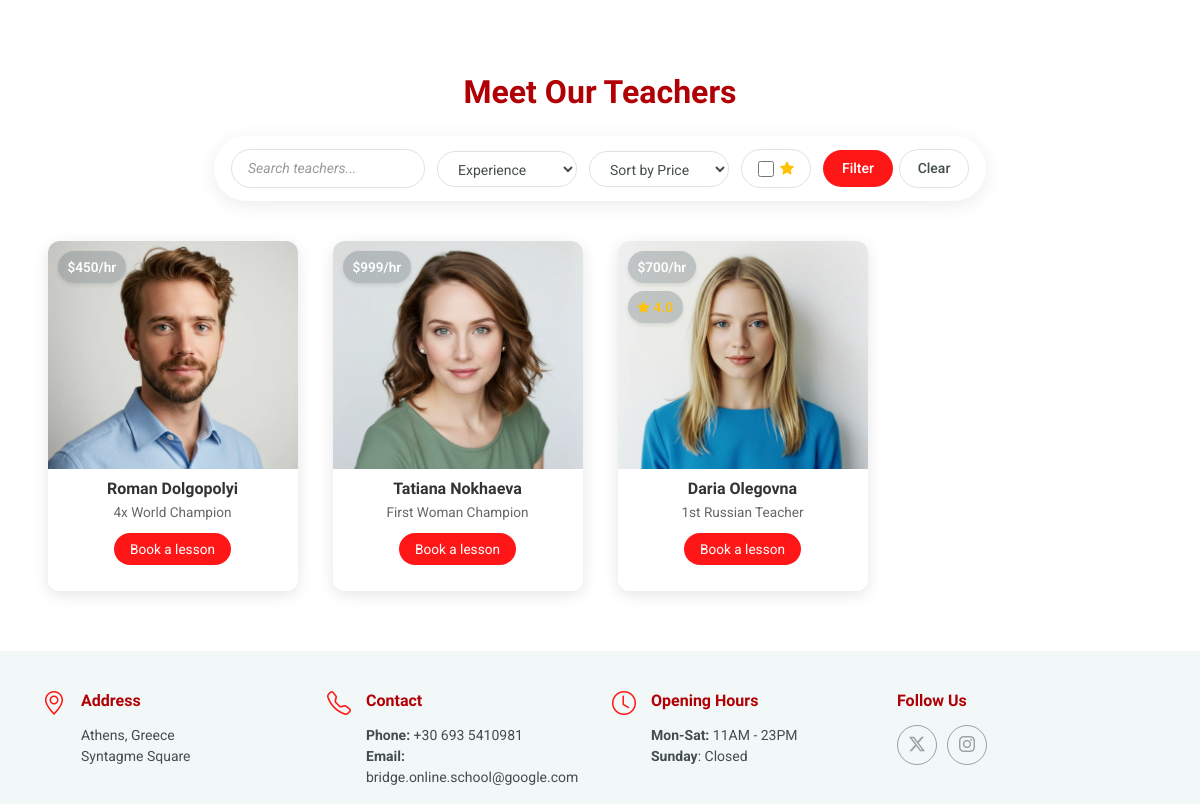
The app's page / (lower part), older data.
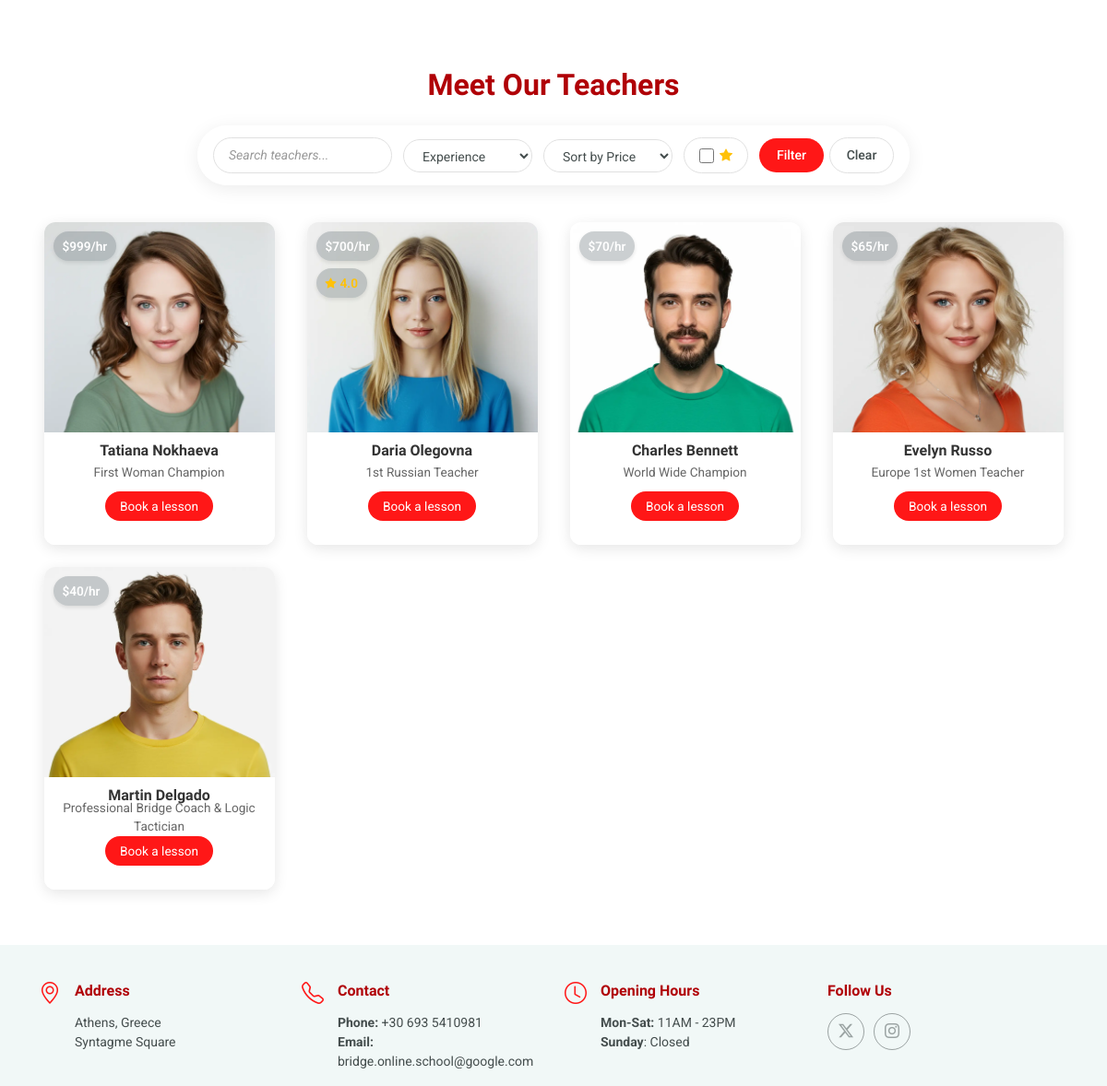
The same page, newer data.
### landing/models.py (models this page shows, shortened)
class Teacher(models.Model):
    user = models.OneToOneField(User, on_delete=models.CASCADE, related_name='teacher_profile', null=True, blank=True)
    first_name = models.CharField(max_length=50)
    last_name = models.CharField(max_length=50)
    title = models.CharField(max_length=50)
    experience = models.CharField(max_length=500)
    teaching_years = models.IntegerField(null=True, blank=True)
    avatar = models.ImageField(upload_to='teachers/avatars')
    lesson_price = models.DecimalField(max_digits=6, decimal_places=0)
    course_price = models.DecimalField(max_digits=7, decimal_places=0)
    is_active = models.BooleanField(default=False)

### landing/views.py (the view, shortened to what this page needs)
# urls.py: path("", views.home, name="home"),
def home(request):
    teachers = Teacher.objects.all()
    pending_teachers = Teacher.objects.filter(is_active=False).annotate(avg_rating=Avg('ratings__rating'))
    active_teachers = Teacher.objects.filter(is_active=True).annotate(avg_rating=Avg('ratings__rating'))
    search_query = request.GET.get('search', '')
    min_years = request.GET.get('min_years', '')
    if min_years:
        try:
            min_years = int(min_years)
            active_teachers = active_teachers.filter(teaching_years__gte=min_years)
        except ValueError:
            pass
    has_reviews = request.GET.get('has_reviews', '')
    if has_reviews:
        active_teachers = active_teachers.filter(ratings__isnull=False).distinct()
    sort_by = request.GET.get('sort_by', '')
    if sort_by == 'price_asc':
        active_teachers = active_teachers.order_by('lesson_price')
    elif sort_by == 'price_desc':
        active_teachers = active_teachers.order_by('-lesson_price')
    teachers = active_teachers.union(Teacher.objects.filter(is_active=False), all=True)
    context = {
        'teachers': teachers,
        'active_teachers': active_teachers,
        'pending_teachers': pending_teachers,
        'search_query': search_query,
        'min_years': min_years,
        'sort_by': sort_by,
        'has_reviews': has_reviews,
    }
    return render(request, "landing/index.html", context)

### landing/templates/landing/index.html (shortened to what this page needs)
{% extends 'base.html' %}
{% load static %}
{% block content %}
  <main class="main">
    <section id="team" class="team section">
      <div class="container section-title" data-aos="fade-up">
        <div><span>Meet Our Teachers</span></div>
      </div>
      <div class="container" data-aos="fade-up" data-aos-delay="50">
        <div class="d-flex justify-content-center">
          <div class="filter-section-minimal">
            <form method="GET" class="teacher-filters-minimal" action="{% url 'landing:home' %}#team">
              <div class="filter-row">
                <div class="filter-item">
                  <input type="text" class="form-control-minimal" name="search"
                         placeholder="Search teachers..." value="{{ search_query }}">
                </div>
                <div class="filter-item">
                <select class="form-select-minimal" name="min_years">
                  <option value="">Experience</option>
                </select>
              </div>
              <div class="filter-item">
                <select class="form-select-minimal" name="sort_by">
                  <option value="">Sort by Price</option>
                </select>
              </div>
              <div class="filter-item">
                <div class="reviews-filter-checkbox">
                  <input type="checkbox" class="form-check-input-minimal" id="has_reviews" name="has_reviews"
                         {% if has_reviews %}checked{% endif %}>
                  <label for="has_reviews" class="form-check-label-minimal">
                    <i class="bi bi-star-fill"></i>
                  </label>
                </div>
              </div>
              <div class="filter-item">
                <button type="submit" class="btn-filter">Filter</button>
                <a href="{% url 'landing:home' %}#team" class="btn-clear">Clear</a>
              </div>
            </div>
          </form>
        </div>
        </div>
      </div>
      <div class="container" data-aos="fade-up" data-aos-delay="100">
        <div class="team-catalog">
          <div class="row g-4">
            {% if active_teachers %}
            {% for teacher in active_teachers %}
            <div class="col-xl-3 col-lg-4 col-md-6 col-6" data-aos="fade-up" data-aos-delay="100">
              <div class="team-card">
                <div class="team-image">
                  <img src="{{ teacher.avatar.url }}" class="img-fluid" alt="{{teacher.first_name}} {{teacher.last_name}}" loading="lazy">
                  <div class="price-tag">
                    ${{ teacher.lesson_price }}/hr
                  </div>
                  {% if teacher.avg_rating %}
                  <div class="rating-tag">
                    <i class="bi bi-star-fill"></i>
                  </div>
                  {% endif %}
                </div>
                <div class="team-content">
                  <h3>{{teacher.first_name}} {{teacher.last_name}}</h3>
                  <span class="teacher-title">{{teacher.title}}</span>
                  <div class="book-action">
                    <a href="{% url 'landing:teacher' teacher.pk %}" class="btn-getstarted rounded-pill w-100">Book a lesson</a>
                  </div>
                </div>
              </div>
            </div>
            {% endfor %}
            {% endif %}
          </div>
        </div>
      </div>
    </section>
  </main>
{% endblock %}

### templates/base.html (shortened to what this page needs)
{% load static %}
<!DOCTYPE html>
<html lang="en">
<head>
  <link href="{% static 'assets/vendor/bootstrap/css/bootstrap.min.css' %}" rel="stylesheet">
  <link href="{% static 'assets/vendor/bootstrap-icons/bootstrap-icons.css' %}" rel="stylesheet">
  <link href="{% static 'assets/vendor/aos/aos.css' %}" rel="stylesheet">
  <link href="{% static 'assets/css/main.css' %}" rel="stylesheet">
</head>
<body class="index-page">
    {% block content %}
    {% endblock %}
  <footer id="footer" class="footer light-background">
    <div class="container">
      <div class="row gy-3">
        <div class="col-lg-3 col-md-6 d-flex">
          <i class="bi bi-geo-alt icon"></i>
          <div class="address">
            <h4>Address</h4>
            <p>Athens, Greece</p>
            <p>Syntagme Square</p>
          </div>
        </div>
        <div class="col-lg-3 col-md-6 d-flex">
          <i class="bi bi-telephone icon"></i>
          <div>
            <h4>Contact</h4>
            <p>
              <strong>Phone:</strong> <span>+30 693 5410981</span><br>
              <strong>Email:</strong> <span>bridge.online.school@google.com</span><br>
            </p>
          </div>
        </div>
        <div class="col-lg-3 col-md-6 d-flex">
          <i class="bi bi-clock icon"></i>
          <div>
            <h4>Opening Hours</h4>
            <p>
              <strong>Mon-Sat:</strong> <span>11AM - 23PM</span><br>
              <strong>Sunday</strong>: <span>Closed</span>
            </p>
          </div>
        </div>
        <div class="col-lg-3 col-md-6">
          <h4>Follow Us</h4>
          <div class="social-links d-flex">
            <a href="#" class="twitter"><i class="bi bi-twitter-x"></i></a>
            <a href="#" class="instagram"><i class="bi bi-instagram"></i></a>
          </div>
        </div>
      </div>
    </div>
  </footer>
</body>
</html>

Row changes from the older to the newer data that the page shows:
no longer on this page (row edited): Teacher: avatar (picture), lesson_price "450", first_name "Roman", last_name "Dolgopolyi", title "4x World Champion"
added Teacher: avatar (picture), lesson_price "70", first_name "Charles", last_name "Bennett", title "World Wide Champion"
added Teacher: avatar (picture), lesson_price "65", first_name "Evelyn", last_name "Russo", title "Europe 1st Women Teacher"
added Teacher: avatar (picture), lesson_price "40", first_name "Martin", last_name "Delgado", title "Professional Bridge Coach & Logic Tactician"
